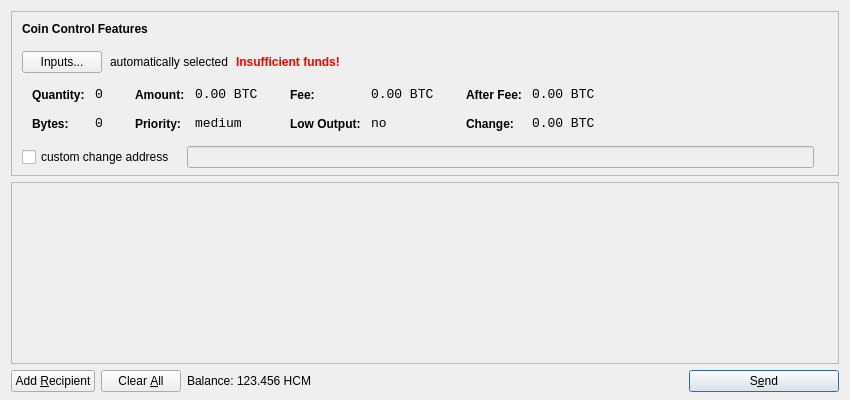
<?xml version="1.0" encoding="UTF-8"?>
<ui version="4.0">
 <class>SendCoinsDialog</class>
 <widget class="QDialog" name="SendCoinsDialog">
  <property name="geometry">
   <rect>
    <x>0</x>
    <y>0</y>
    <width>850</width>
    <height>400</height>
   </rect>
  </property>
  <property name="windowTitle">
   <string>Send Coins</string>
  </property>
  <layout class="QVBoxLayout" name="verticalLayout" stretch="0,1,0">
   <property name="bottomMargin">
    <number>8</number>
   </property>
   <item>
    <widget class="QFrame" name="frameCoinControl">
     <property name="sizePolicy">
      <sizepolicy hsizetype="Expanding" vsizetype="Expanding">
       <horstretch>0</horstretch>
       <verstretch>0</verstretch>
      </sizepolicy>
     </property>
     <property name="maximumSize">
      <size>
       <width>16777215</width>
       <height>16777215</height>
      </size>
     </property>
     <property name="frameShape">
      <enum>QFrame::StyledPanel</enum>
     </property>
     <property name="frameShadow">
      <enum>QFrame::Sunken</enum>
     </property>
     <layout class="QVBoxLayout" name="verticalLayoutCoinControl2">
      <property name="spacing">
       <number>-1</number>
      </property>
      <property name="leftMargin">
       <number>0</number>
      </property>
      <property name="topMargin">
       <number>0</number>
      </property>
      <property name="rightMargin">
       <number>0</number>
      </property>
      <property name="bottomMargin">
       <number>6</number>
      </property>
      <item>
       <layout class="QVBoxLayout" name="verticalLayoutCoinControl" stretch="0,0,0,0,1">
        <property name="spacing">
         <number>0</number>
        </property>
        <property name="leftMargin">
         <number>10</number>
        </property>
        <property name="topMargin">
         <number>10</number>
        </property>
        <item>
         <layout class="QHBoxLayout" name="horizontalLayoutCoinControl1">
          <property name="bottomMargin">
           <number>15</number>
          </property>
          <item>
           <widget class="QLabel" name="labelCoinControlFeatures">
            <property name="sizePolicy">
             <sizepolicy hsizetype="Preferred" vsizetype="Maximum">
              <horstretch>0</horstretch>
              <verstretch>0</verstretch>
             </sizepolicy>
            </property>
            <property name="font">
             <font>
              <weight>75</weight>
              <bold>true</bold>
             </font>
            </property>
            <property name="styleSheet">
             <string notr="true">font-weight:bold;</string>
            </property>
            <property name="text">
             <string>Coin Control Features</string>
            </property>
           </widget>
          </item>
         </layout>
        </item>
        <item>
         <layout class="QHBoxLayout" name="horizontalLayoutCoinControl2" stretch="0,0,0,0">
          <property name="spacing">
           <number>8</number>
          </property>
          <property name="bottomMargin">
           <number>10</number>
          </property>
          <item>
           <widget class="QPushButton" name="pushButtonCoinControl">
            <property name="styleSheet">
             <string notr="true"/>
            </property>
            <property name="text">
             <string>Inputs...</string>
            </property>
           </widget>
          </item>
          <item>
           <widget class="QLabel" name="labelCoinControlAutomaticallySelected">
            <property name="text">
             <string>automatically selected</string>
            </property>
            <property name="margin">
             <number>5</number>
            </property>
           </widget>
          </item>
          <item>
           <widget class="QLabel" name="labelCoinControlInsuffFunds">
            <property name="font">
             <font>
              <weight>75</weight>
              <bold>true</bold>
             </font>
            </property>
            <property name="styleSheet">
             <string notr="true">color:red;font-weight:bold;</string>
            </property>
            <property name="text">
             <string>Insufficient funds!</string>
            </property>
            <property name="margin">
             <number>5</number>
            </property>
           </widget>
          </item>
          <item>
           <spacer name="horizontalSpacerCoinControl">
            <property name="orientation">
             <enum>Qt::Horizontal</enum>
            </property>
            <property name="sizeHint" stdset="0">
             <size>
              <width>40</width>
              <height>1</height>
             </size>
            </property>
           </spacer>
          </item>
         </layout>
        </item>
        <item>
         <widget class="QWidget" name="widgetCoinControl" native="true">
          <property name="sizePolicy">
           <sizepolicy hsizetype="Preferred" vsizetype="Preferred">
            <horstretch>0</horstretch>
            <verstretch>0</verstretch>
           </sizepolicy>
          </property>
          <property name="minimumSize">
           <size>
            <width>0</width>
            <height>0</height>
           </size>
          </property>
          <property name="styleSheet">
           <string notr="true"/>
          </property>
          <layout class="QHBoxLayout" name="horizontalLayoutCoinControl5">
           <property name="margin">
            <number>0</number>
           </property>
           <item>
            <layout class="QHBoxLayout" name="horizontalLayoutCoinControl3" stretch="0,0,0,1">
             <property name="spacing">
              <number>20</number>
             </property>
             <property name="topMargin">
              <number>0</number>
             </property>
             <property name="bottomMargin">
              <number>10</number>
             </property>
             <item>
              <layout class="QFormLayout" name="formLayoutCoinControl1">
               <property name="horizontalSpacing">
                <number>10</number>
               </property>
               <property name="verticalSpacing">
                <number>14</number>
               </property>
               <property name="leftMargin">
                <number>10</number>
               </property>
               <property name="topMargin">
                <number>4</number>
               </property>
               <property name="rightMargin">
                <number>6</number>
               </property>
               <item row="0" column="0">
                <widget class="QLabel" name="labelCoinControlQuantityText">
                 <property name="styleSheet">
                  <string notr="true">font-weight:bold;</string>
                 </property>
                 <property name="text">
                  <string>Quantity:</string>
                 </property>
                 <property name="margin">
                  <number>0</number>
                 </property>
                </widget>
               </item>
               <item row="0" column="1">
                <widget class="QLabel" name="labelCoinControlQuantity">
                 <property name="font">
                  <font>
                   <family>Monospace</family>
                   <pointsize>10</pointsize>
                  </font>
                 </property>
                 <property name="cursor">
                  <cursorShape>IBeamCursor</cursorShape>
                 </property>
                 <property name="contextMenuPolicy">
                  <enum>Qt::ActionsContextMenu</enum>
                 </property>
                 <property name="text">
                  <string notr="true">0</string>
                 </property>
                 <property name="margin">
                  <number>0</number>
                 </property>
                 <property name="textInteractionFlags">
                  <set>Qt::LinksAccessibleByMouse|Qt::TextSelectableByKeyboard|Qt::TextSelectableByMouse</set>
                 </property>
                </widget>
               </item>
               <item row="1" column="0">
                <widget class="QLabel" name="labelCoinControlBytesText">
                 <property name="styleSheet">
                  <string notr="true">font-weight:bold;</string>
                 </property>
                 <property name="text">
                  <string>Bytes:</string>
                 </property>
                </widget>
               </item>
               <item row="1" column="1">
                <widget class="QLabel" name="labelCoinControlBytes">
                 <property name="font">
                  <font>
                   <family>Monospace</family>
                   <pointsize>10</pointsize>
                  </font>
                 </property>
                 <property name="cursor">
                  <cursorShape>IBeamCursor</cursorShape>
                 </property>
                 <property name="contextMenuPolicy">
                  <enum>Qt::ActionsContextMenu</enum>
                 </property>
                 <property name="text">
                  <string notr="true">0</string>
                 </property>
                 <property name="textInteractionFlags">
                  <set>Qt::LinksAccessibleByMouse|Qt::TextSelectableByKeyboard|Qt::TextSelectableByMouse</set>
                 </property>
                </widget>
               </item>
              </layout>
             </item>
             <item>
              <layout class="QFormLayout" name="formLayoutCoinControl2">
               <property name="horizontalSpacing">
                <number>10</number>
               </property>
               <property name="verticalSpacing">
                <number>14</number>
               </property>
               <property name="leftMargin">
                <number>6</number>
               </property>
               <property name="topMargin">
                <number>4</number>
               </property>
               <property name="rightMargin">
                <number>6</number>
               </property>
               <item row="0" column="0">
                <widget class="QLabel" name="labelCoinControlAmountText">
                 <property name="styleSheet">
                  <string notr="true">font-weight:bold;</string>
                 </property>
                 <property name="text">
                  <string>Amount:</string>
                 </property>
                 <property name="margin">
                  <number>0</number>
                 </property>
                </widget>
               </item>
               <item row="0" column="1">
                <widget class="QLabel" name="labelCoinControlAmount">
                 <property name="font">
                  <font>
                   <family>Monospace</family>
                   <pointsize>10</pointsize>
                  </font>
                 </property>
                 <property name="cursor">
                  <cursorShape>IBeamCursor</cursorShape>
                 </property>
                 <property name="contextMenuPolicy">
                  <enum>Qt::ActionsContextMenu</enum>
                 </property>
                 <property name="text">
                  <string notr="true">0.00 BTC</string>
                 </property>
                 <property name="textInteractionFlags">
                  <set>Qt::LinksAccessibleByMouse|Qt::TextSelectableByKeyboard|Qt::TextSelectableByMouse</set>
                 </property>
                </widget>
               </item>
               <item row="1" column="0">
                <widget class="QLabel" name="labelCoinControlPriorityText">
                 <property name="styleSheet">
                  <string notr="true">font-weight:bold;</string>
                 </property>
                 <property name="text">
                  <string>Priority:</string>
                 </property>
                </widget>
               </item>
               <item row="1" column="1">
                <widget class="QLabel" name="labelCoinControlPriority">
                 <property name="font">
                  <font>
                   <family>Monospace</family>
                   <pointsize>10</pointsize>
                  </font>
                 </property>
                 <property name="cursor">
                  <cursorShape>IBeamCursor</cursorShape>
                 </property>
                 <property name="contextMenuPolicy">
                  <enum>Qt::ActionsContextMenu</enum>
                 </property>
                 <property name="text">
                  <string>medium</string>
                 </property>
                 <property name="textInteractionFlags">
                  <set>Qt::LinksAccessibleByMouse|Qt::TextSelectableByKeyboard|Qt::TextSelectableByMouse</set>
                 </property>
                </widget>
               </item>
              </layout>
             </item>
             <item>
              <layout class="QFormLayout" name="formLayoutCoinControl3">
               <property name="horizontalSpacing">
                <number>10</number>
               </property>
               <property name="verticalSpacing">
                <number>14</number>
               </property>
               <property name="leftMargin">
                <number>6</number>
               </property>
               <property name="topMargin">
                <number>4</number>
               </property>
               <property name="rightMargin">
                <number>6</number>
               </property>
               <item row="0" column="0">
                <widget class="QLabel" name="labelCoinControlFeeText">
                 <property name="styleSheet">
                  <string notr="true">font-weight:bold;</string>
                 </property>
                 <property name="text">
                  <string>Fee:</string>
                 </property>
                 <property name="margin">
                  <number>0</number>
                 </property>
                </widget>
               </item>
               <item row="0" column="1">
                <widget class="QLabel" name="labelCoinControlFee">
                 <property name="font">
                  <font>
                   <family>Monospace</family>
                   <pointsize>10</pointsize>
                  </font>
                 </property>
                 <property name="cursor">
                  <cursorShape>IBeamCursor</cursorShape>
                 </property>
                 <property name="contextMenuPolicy">
                  <enum>Qt::ActionsContextMenu</enum>
                 </property>
                 <property name="text">
                  <string notr="true">0.00 BTC</string>
                 </property>
                 <property name="textInteractionFlags">
                  <set>Qt::LinksAccessibleByMouse|Qt::TextSelectableByKeyboard|Qt::TextSelectableByMouse</set>
                 </property>
                </widget>
               </item>
               <item row="1" column="0">
                <widget class="QLabel" name="labelCoinControlLowOutputText">
                 <property name="styleSheet">
                  <string notr="true">font-weight:bold;</string>
                 </property>
                 <property name="text">
                  <string>Low Output:</string>
                 </property>
                </widget>
               </item>
               <item row="1" column="1">
                <widget class="QLabel" name="labelCoinControlLowOutput">
                 <property name="font">
                  <font>
                   <family>Monospace</family>
                   <pointsize>10</pointsize>
                  </font>
                 </property>
                 <property name="cursor">
                  <cursorShape>IBeamCursor</cursorShape>
                 </property>
                 <property name="contextMenuPolicy">
                  <enum>Qt::ActionsContextMenu</enum>
                 </property>
                 <property name="text">
                  <string>no</string>
                 </property>
                 <property name="textInteractionFlags">
                  <set>Qt::LinksAccessibleByMouse|Qt::TextSelectableByKeyboard|Qt::TextSelectableByMouse</set>
                 </property>
                </widget>
               </item>
              </layout>
             </item>
             <item>
              <layout class="QFormLayout" name="formLayoutCoinControl4">
               <property name="horizontalSpacing">
                <number>10</number>
               </property>
               <property name="verticalSpacing">
                <number>14</number>
               </property>
               <property name="leftMargin">
                <number>6</number>
               </property>
               <property name="topMargin">
                <number>4</number>
               </property>
               <property name="rightMargin">
                <number>6</number>
               </property>
               <item row="0" column="0">
                <widget class="QLabel" name="labelCoinControlAfterFeeText">
                 <property name="styleSheet">
                  <string notr="true">font-weight:bold;</string>
                 </property>
                 <property name="text">
                  <string>After Fee:</string>
                 </property>
                 <property name="margin">
                  <number>0</number>
                 </property>
                </widget>
               </item>
               <item row="0" column="1">
                <widget class="QLabel" name="labelCoinControlAfterFee">
                 <property name="font">
                  <font>
                   <family>Monospace</family>
                   <pointsize>10</pointsize>
                  </font>
                 </property>
                 <property name="cursor">
                  <cursorShape>IBeamCursor</cursorShape>
                 </property>
                 <property name="contextMenuPolicy">
                  <enum>Qt::ActionsContextMenu</enum>
                 </property>
                 <property name="text">
                  <string notr="true">0.00 BTC</string>
                 </property>
                 <property name="textInteractionFlags">
                  <set>Qt::LinksAccessibleByMouse|Qt::TextSelectableByKeyboard|Qt::TextSelectableByMouse</set>
                 </property>
                </widget>
               </item>
               <item row="1" column="0">
                <widget class="QLabel" name="labelCoinControlChangeText">
                 <property name="styleSheet">
                  <string notr="true">font-weight:bold;</string>
                 </property>
                 <property name="text">
                  <string>Change:</string>
                 </property>
                </widget>
               </item>
               <item row="1" column="1">
                <widget class="QLabel" name="labelCoinControlChange">
                 <property name="font">
                  <font>
                   <family>Monospace</family>
                   <pointsize>10</pointsize>
                  </font>
                 </property>
                 <property name="cursor">
                  <cursorShape>IBeamCursor</cursorShape>
                 </property>
                 <property name="contextMenuPolicy">
                  <enum>Qt::ActionsContextMenu</enum>
                 </property>
                 <property name="text">
                  <string notr="true">0.00 BTC</string>
                 </property>
                 <property name="textInteractionFlags">
                  <set>Qt::LinksAccessibleByMouse|Qt::TextSelectableByKeyboard|Qt::TextSelectableByMouse</set>
                 </property>
                </widget>
               </item>
              </layout>
             </item>
            </layout>
           </item>
          </layout>
         </widget>
        </item>
        <item>
         <layout class="QHBoxLayout" name="horizontalLayoutCoinControl4" stretch="0,0,0">
          <property name="spacing">
           <number>12</number>
          </property>
          <property name="sizeConstraint">
           <enum>QLayout::SetDefaultConstraint</enum>
          </property>
          <property name="topMargin">
           <number>5</number>
          </property>
          <property name="rightMargin">
           <number>5</number>
          </property>
          <item>
           <widget class="QCheckBox" name="checkBoxCoinControlChange">
            <property name="text">
             <string>custom change address</string>
            </property>
           </widget>
          </item>
          <item>
           <widget class="QLineEdit" name="lineEditCoinControlChange">
            <property name="enabled">
             <bool>false</bool>
            </property>
            <property name="sizePolicy">
             <sizepolicy hsizetype="Expanding" vsizetype="Fixed">
              <horstretch>0</horstretch>
              <verstretch>0</verstretch>
             </sizepolicy>
            </property>
           </widget>
          </item>
          <item>
           <widget class="QLabel" name="labelCoinControlChangeLabel">
            <property name="sizePolicy">
             <sizepolicy hsizetype="Preferred" vsizetype="Expanding">
              <horstretch>0</horstretch>
              <verstretch>0</verstretch>
             </sizepolicy>
            </property>
            <property name="minimumSize">
             <size>
              <width>0</width>
              <height>0</height>
             </size>
            </property>
            <property name="text">
             <string/>
            </property>
            <property name="margin">
             <number>3</number>
            </property>
           </widget>
          </item>
         </layout>
        </item>
        <item>
         <spacer name="verticalSpacerCoinControl">
          <property name="orientation">
           <enum>Qt::Vertical</enum>
          </property>
          <property name="sizeHint" stdset="0">
           <size>
            <width>800</width>
            <height>1</height>
           </size>
          </property>
         </spacer>
        </item>
       </layout>
      </item>
     </layout>
    </widget>
   </item>
   <item>
    <widget class="QScrollArea" name="scrollArea">
     <property name="widgetResizable">
      <bool>true</bool>
     </property>
     <widget class="QWidget" name="scrollAreaWidgetContents">
      <property name="geometry">
       <rect>
        <x>0</x>
        <y>0</y>
        <width>830</width>
        <height>165</height>
       </rect>
      </property>
      <layout class="QVBoxLayout" name="verticalLayout_2">
       <property name="margin">
        <number>0</number>
       </property>
       <item>
        <layout class="QVBoxLayout" name="entries">
         <property name="spacing">
          <number>6</number>
         </property>
        </layout>
       </item>
       <item>
        <spacer name="verticalSpacer">
         <property name="orientation">
          <enum>Qt::Vertical</enum>
         </property>
         <property name="sizeHint" stdset="0">
          <size>
           <width>20</width>
           <height>40</height>
          </size>
         </property>
        </spacer>
       </item>
      </layout>
     </widget>
    </widget>
   </item>
   <item>
    <layout class="QHBoxLayout" name="horizontalLayout">
     <item>
      <widget class="QPushButton" name="addButton">
       <property name="toolTip">
        <string>Send to multiple recipients at once</string>
       </property>
       <property name="text">
        <string>Add &amp;Recipient</string>
       </property>
       <property name="icon">
        <iconset resource="../bitcoin.qrc">
         <normaloff>:/icons/add</normaloff>:/icons/add</iconset>
       </property>
       <property name="autoDefault">
        <bool>false</bool>
       </property>
      </widget>
     </item>
     <item>
      <widget class="QPushButton" name="clearButton">
       <property name="sizePolicy">
        <sizepolicy hsizetype="Minimum" vsizetype="Fixed">
         <horstretch>0</horstretch>
         <verstretch>0</verstretch>
        </sizepolicy>
       </property>
       <property name="toolTip">
        <string>Remove all transaction fields</string>
       </property>
       <property name="text">
        <string>Clear &amp;All</string>
       </property>
       <property name="icon">
        <iconset resource="../bitcoin.qrc">
         <normaloff>:/icons/remove</normaloff>:/icons/remove</iconset>
       </property>
       <property name="autoRepeatDelay">
        <number>300</number>
       </property>
       <property name="autoDefault">
        <bool>false</bool>
       </property>
      </widget>
     </item>
     <item>
      <layout class="QHBoxLayout" name="horizontalLayout_2">
       <property name="spacing">
        <number>3</number>
       </property>
       <item>
        <widget class="QLabel" name="label">
         <property name="text">
          <string>Balance:</string>
         </property>
        </widget>
       </item>
       <item>
        <widget class="QLabel" name="labelBalance">
         <property name="cursor">
          <cursorShape>IBeamCursor</cursorShape>
         </property>
         <property name="text">
          <string>123.456 HCM</string>
         </property>
         <property name="textInteractionFlags">
          <set>Qt::LinksAccessibleByMouse|Qt::TextSelectableByKeyboard|Qt::TextSelectableByMouse</set>
         </property>
        </widget>
       </item>
      </layout>
     </item>
     <item>
      <spacer name="horizontalSpacer">
       <property name="orientation">
        <enum>Qt::Horizontal</enum>
       </property>
       <property name="sizeHint" stdset="0">
        <size>
         <width>40</width>
         <height>20</height>
        </size>
       </property>
      </spacer>
     </item>
     <item>
      <widget class="QPushButton" name="sendButton">
       <property name="minimumSize">
        <size>
         <width>150</width>
         <height>0</height>
        </size>
       </property>
       <property name="toolTip">
        <string>Confirm the send action</string>
       </property>
       <property name="text">
        <string>S&amp;end</string>
       </property>
       <property name="icon">
        <iconset resource="../bitcoin.qrc">
         <normaloff>:/icons/send</normaloff>:/icons/send</iconset>
       </property>
       <property name="default">
        <bool>true</bool>
       </property>
      </widget>
     </item>
    </layout>
   </item>
  </layout>
 </widget>
 <resources>
  <include location="../bitcoin.qrc"/>
 </resources>
 <connections/>
</ui>
